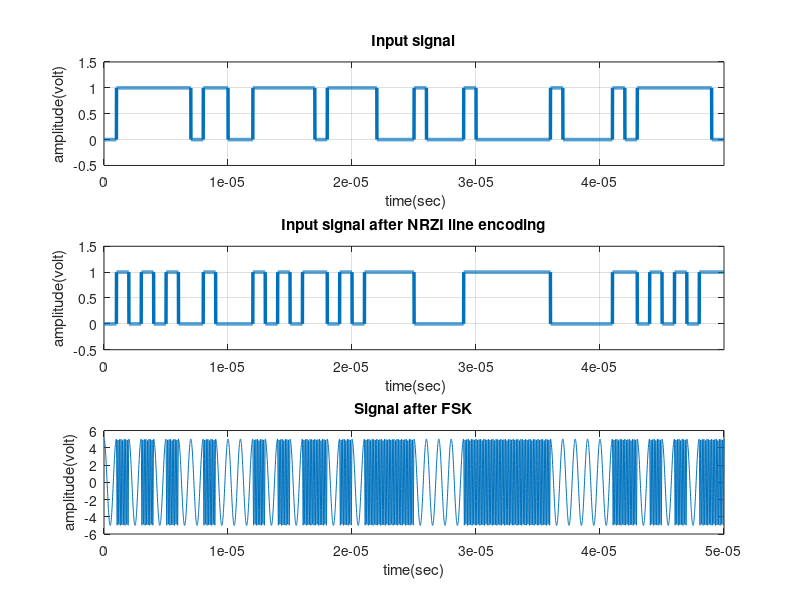

This chart was generated by the following MATLAB code: (Note: this script raises an error after producing the figure.)
 %https://www.mathworks.com/matlabcentral/fileexchange/44821-matlab-code-for-fsk-modulation-and-demodulation?focused=3805505&tab=function

clc;
clear all;
close all;
flag=[0 1 1 1 1 1 1 0];
address=[1 1];
control=[0 0 1 1 1 1 1 0];
PID=[1 1 1 1 0 0 0];
FCS=[1 0 0 0 1 0 0 0 0 0 0 1 0 0 0 0 1];
x=[flag, address, control, PID, FCS, flag];%>>>>>>>>> MATLAB code for binary FSK modulation and de-modulation >>>>>>>%
                                    % Binary Information
bp=.000001;                                                    % bit period
disp(' Binary information at Trans mitter :');
disp(x);
%XX representation of transmitting binary information as digital signal XXX
bit=[]; 
for n=1:1:length(x)
    if x(n)==1;
       se=ones(1,100);
    else x(n)==0;
        se=zeros(1,100);
    end
     bit=[bit se];
end
t1=bp/100:bp/100:100*length(x)*(bp/100);
subplot(3,1,1);
plot(t1,bit,'lineWidth',2.5);grid on;
axis([ 0 bp*length(x) -.5 1.5]);
ylabel('amplitude(volt)');
xlabel(' time(sec)');
title('Input signal');

%XXXXXXXXXXXXXXXXXXXXXXX NRZI XXXXXXXXXXXXXXXXXXXXXXXXXXX%
ibs_nrzm(1)=x(1);
for i=2:length(x)
    if x(i)==1
        ibs_nrzm(i)=~ibs_nrzm(i-1);
    else
        ibs_nrzm(i)=ibs_nrzm(i-1);
    end
end
x=ibs_nrzm;
disp(x);
bit1=[];
for n=1:1:length(x)
    if x(n)==1;
       se=ones(1,100);
    else x(n)==0;
        se=zeros(1,100);
    end
     bit1=[bit1 se];
end
t1=bp/100:bp/100:100*length(x)*(bp/100);
subplot(3,1,2);
plot(t1,bit1,'lineWidth',2.5);grid on;
axis([ 0 bp*length(x) -.5 1.5]);
ylabel('amplitude(volt)');
xlabel(' time(sec)');
title('Input signal after NRZI line encoding');

%XXXXXXXXXXXXXXXXXXXXXXX Binary-FSK modulation XXXXXXXXXXXXXXXXXXXXXXXXXXX%
A=5;                                          % Amplitude of carrier signal
br=1/bp;                                                         % bit rate
f1=br*8;                           % carrier frequency for information as 1
f2=br;                           % carrier frequency for information as 0
t2=bp/99:bp/99:bp;                 
ss=length(t2);
m=[];
for i=1:1:length(x)
    if (x(i)==1)
        y=A*cos(2*pi*f1*t2);
    else
        y=A*cos(2*pi*f2*t2);
    end
    m=[m y];
end
t3=bp/99:bp/99:bp*length(x);
subplot(3,1,3);
plot(t3,m);
xlabel('time(sec)');
ylabel('amplitude(volt)');
title('Signal after FSK');

%XXXXXXXXXXXXXXXXXXXXXXX AWGN Simulation XXXXXXXXXXXXXXXXXXXXXXXXXXX%
[y]=addnoise(m);
figure;
subplot(211);
plot(t3,m);
ylabel('amplitude(volt)');
xlabel(' time(sec)');
title("Signal before Gaussian noise");
subplot(212)
plot(t3,y,'-black');
ylabel('amplitude(volt)');
xlabel(' time(sec)');
title("Signal after Gaussian noise");

function awgnsig = addnoise(m)
awgnsig = zeros(1,length(m));
for i = 1:length(m)
    awgnsig(i) = m(i) + randn;
end
end



